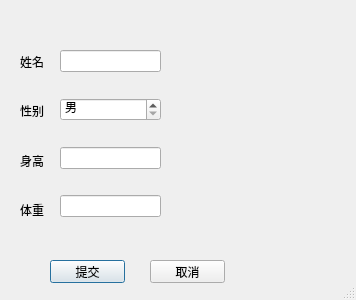
<?xml version="1.0" encoding="UTF-8"?>
<ui version="4.0">
 <class>Dialog</class>
 <widget class="QDialog" name="Dialog">
  <property name="geometry">
   <rect>
    <x>0</x>
    <y>0</y>
    <width>356</width>
    <height>300</height>
   </rect>
  </property>
  <property name="windowTitle">
   <string>用户信息</string>
  </property>
  <property name="sizeGripEnabled">
   <bool>true</bool>
  </property>
  <widget class="QWidget" name="verticalLayoutWidget">
   <property name="geometry">
    <rect>
     <x>20</x>
     <y>40</y>
     <width>31</width>
     <height>191</height>
    </rect>
   </property>
   <layout class="QVBoxLayout" name="verticalLayout">
    <item>
     <widget class="QLabel" name="label_2">
      <property name="text">
       <string>姓名</string>
      </property>
     </widget>
    </item>
    <item>
     <widget class="QLabel" name="label_3">
      <property name="text">
       <string>性别</string>
      </property>
     </widget>
    </item>
    <item>
     <widget class="QLabel" name="label_4">
      <property name="text">
       <string>身高</string>
      </property>
     </widget>
    </item>
    <item>
     <widget class="QLabel" name="label">
      <property name="text">
       <string>体重</string>
      </property>
     </widget>
    </item>
   </layout>
  </widget>
  <widget class="QWidget" name="verticalLayoutWidget_2">
   <property name="geometry">
    <rect>
     <x>60</x>
     <y>30</y>
     <width>101</width>
     <height>211</height>
    </rect>
   </property>
   <layout class="QVBoxLayout" name="verticalLayout_2">
    <item>
     <widget class="QLineEdit" name="lineEdit_2"/>
    </item>
    <item>
     <widget class="QSpinBox" name="spinBox">
      <property name="readOnly">
       <bool>false</bool>
      </property>
      <property name="specialValueText">
       <string>男</string>
      </property>
      <property name="maximum">
       <number>1</number>
      </property>
     </widget>
    </item>
    <item>
     <widget class="QLineEdit" name="lineEdit_4"/>
    </item>
    <item>
     <widget class="QLineEdit" name="lineEdit"/>
    </item>
   </layout>
  </widget>
  <widget class="QPushButton" name="pushButton">
   <property name="geometry">
    <rect>
     <x>50</x>
     <y>260</y>
     <width>75</width>
     <height>23</height>
    </rect>
   </property>
   <property name="text">
    <string>提交</string>
   </property>
  </widget>
  <widget class="QPushButton" name="pushButton_2">
   <property name="geometry">
    <rect>
     <x>150</x>
     <y>260</y>
     <width>75</width>
     <height>23</height>
    </rect>
   </property>
   <property name="text">
    <string>取消</string>
   </property>
  </widget>
 </widget>
 <resources/>
 <connections/>
</ui>
